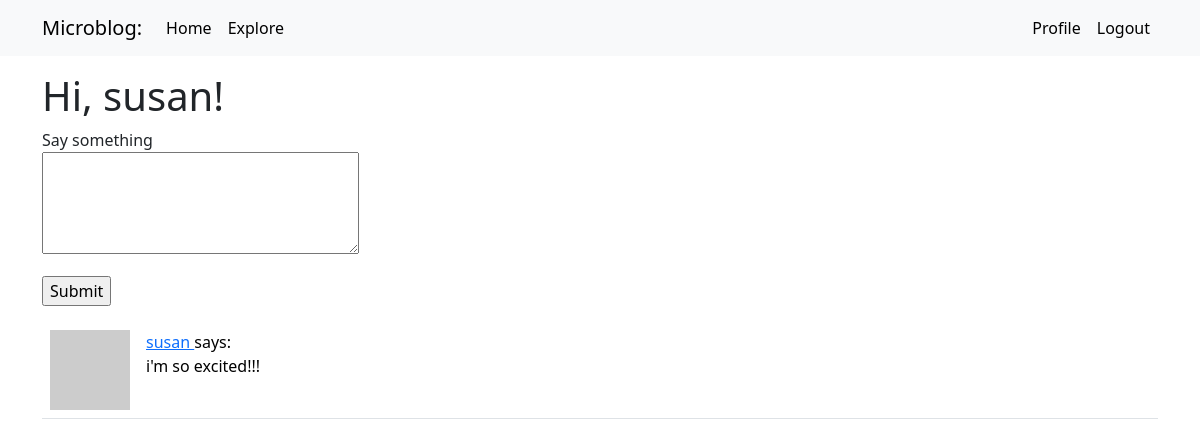
The app's page /index (signed in) with its own data.
### app/models.py (models this page shows, shortened)
class User(UserMixin,db.Model):
    id: so.Mapped[int] = so.mapped_column(primary_key=True)
    username: so.Mapped[str] = so.mapped_column(sa.String(64), index=True,
                                                unique=True)
    email: so.Mapped[str] = so.mapped_column(sa.String(120), index=True,
                                             unique=True)
    password_hash: so.Mapped[Optional[str]] = so.mapped_column(sa.String(256))
    posts: so.WriteOnlyMapped['Post'] = so.relationship(back_populates = 'author')
    about_me: so.Mapped[Optional[str]] = so.mapped_column(sa.String(140))
    last_seen: so.Mapped[Optional[datetime]] =so.mapped_column(default=lambda: datetime.now(timezone.utc))
    following: so.WriteOnlyMapped['User'] = so.relationship( secondary = followers, primaryjoin = (followers.c.follower_id ==id), secondaryjoin = (followers.c.followed_id == id),back_populates = 'followers')
    followers: so.WriteOnlyMapped['User'] = so.relationship(secondary= followers, primaryjoin = (followers.c.followed_id ==id), secondaryjoin= (followers.c.follower_id == id), back_populates = 'following')
    def following_posts(self):
        Author = so.aliased(User)
        Follower = so.aliased(User)
        return (
            sa.select(Post)
            .join(Post.author.of_type(Author))
            .join(Author.followers.of_type(Follower), isouter=True)
            .where(sa.or_(
                Follower.id == self.id,
                Author.id == self.id,
            ))
            .group_by(Post)
            .order_by(Post.timestamp.desc())
        )
    def avatar(self,size):
        digest = md5(self.email.lower().encode('utf-8')).hexdigest()
        return f'https://www.gravatar.com/avatar/{digest}?d=monsterid&s={size}'

class Post(db.Model):
    id:so.Mapped[int] = so.mapped_column(primary_key=True)
    body: so.Mapped[str] = so.mapped_column(sa.String(140))
    timestamp: so.Mapped[datetime] = so.mapped_column(
        index=True, default=lambda: datetime.now(timezone.utc))
    user_id: so.Mapped[int] = so.mapped_column(sa.ForeignKey(User.id),
                                               index=True)
    author: so.Mapped[User] = so.relationship(back_populates='posts')

### app/routes.py (the view)
@app.route('/', methods = ['GET', 'POST'])
@app.route('/index', methods = ['GET', 'POST'])
@login_required
def index():
    form = PostForm()
    if form.validate_on_submit():
        post = Post(body = form.post.data, author = current_user)
        db.session.add(post)
        db.session.commit()
        flash('Your post is now live!')
        return redirect(url_for('index'))
    posts = db.session.scalars(current_user.following_posts()).all()
    return render_template("index.html", title = 'Home Page', form = form, posts = posts)

### app/forms.py
class PostForm(FlaskForm):
        post = TextAreaField('Say something', validators = [DataRequired(), Length(min=1, max=140)])
        submit = SubmitField('Submit')

### app/models.py (called while the page is built)
@login.user_loader
def load_user(id):
    return db.session.get(User,int(id))

### app/routes.py (called while the page is built)
@app.before_request
def before_request():
    if current_user.is_authenticated:
        current_user.last_seen = datetime.now(timezone.utc)
        db.session.commit()

### app/templates/index.html (shortened to what this page needs)
{% extends "base.html" %}
{% block content %}
<h1>Hi, {{ current_user.username }}!</h1>
    {% if form %}
    <form action = "" method = "POST">
        <p>
            {{ form.post.label }} <br>
            {{ form.post(cols = 32, rows = 4) }} <br>
        </p>
        <p> {{ form.submit() }}</p>
    </form>
    {% endif %}
    {% for post in posts %}
        {% include '_post.html' %}
    {% endfor %}
{% endblock %}

### app/templates/_post.html
<table class = "table table-hover">
    <tr>
        <td width = "70px">
            <a href = "{{ url_for('user', username=post.author.username) }}">
                <img src="{{ post.author.avatar(36) }}">
            </a>
        </td>
        <td>
            <a href="{{ url_for('user', username=post.author.username) }}">
                {{ post.author.username }}
            </a>
            says:<br>{{ post.body }}
        </td>
    </tr>
</table>

### records on screen
User: username "susan"
Post: author.username "susan", body "i'm so excited!!!"
